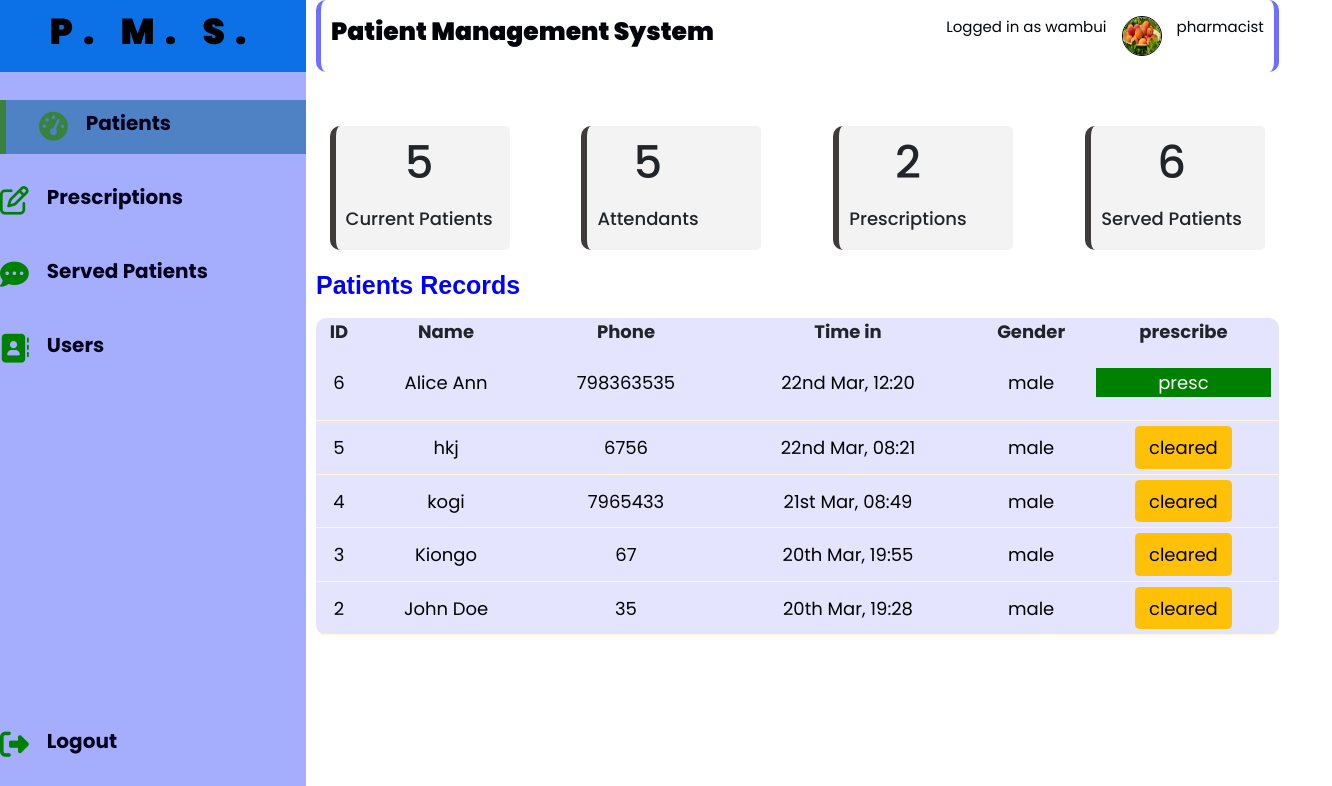
/ (signed in), run on the app's committed database.
### tables this page shows
CREATE TABLE `users` (
  `id` int(255) NOT NULL,
  `first_name` varchar(255) NOT NULL,
  `last_name` varchar(255) NOT NULL,
  `email` varchar(255) NOT NULL,
  `role` varchar(255) NOT NULL,
  `password` varchar(255) NOT NULL,
  `profile_photo` varchar(255) DEFAULT NULL,
  `is_admin` int(255) NOT NULL
);

CREATE TABLE `patients` (
  `id` int(255) NOT NULL,
  `patient_name` varchar(255) NOT NULL,
  `patient_email` varchar(255) NOT NULL,
  `patient_phone` int(255) NOT NULL,
  `dob` date NOT NULL,
  `weight` int(255) NOT NULL,
  `gender` varchar(255) NOT NULL,
  `blood_type` varchar(255) NOT NULL,
  `author_name` varchar(255) NOT NULL,
  `reg_time` datetime NOT NULL DEFAULT current_timestamp()
);

### index.php (the view, shortened to what this page needs)
<?php
include "config/config.php";
if (!isset($_SESSION['user-id'])) {
  header('Location: login.php');
  die();
} else {
  $current_user = $_SESSION['user-id'];
  $select_user = "SELECT * FROM users WHERE id = $current_user";
  $select_user_result = mysqli_query($dbconnection, $select_user);
  $select_array = mysqli_fetch_assoc($select_user_result);
}
?>
<?php include "header.php"; ?>
<div class="container-static">
  <aside>
    <div class="top">
      <div class="logo">
        <h2>P. M. S.</h2>
      </div>
    </div>
    <div class="side-bar">
      <a class="active" href="">
        <span><i class="fa fa-tachometer" aria-hidden="true"></i></span>
        <h3>Patients</h3>
      </a>
      <a href="prescriptions.php">
        <span><i class="fa fa-pencil-square-o" aria-hidden="true"></i>
        </span>
        <h3>Prescriptions</h3>
      </a>
      <a href="served_patients.php">
        <span><i class="fa fa-commenting" aria-hidden="true"></i>
        </span>
        <h3>Served Patients</h3>
      </a>
      <a href="users.php">
        <span><i class="fa fa-address-book" aria-hidden="true"></i>
        </span>
        <h3>Users</h3>
      </a>
      <a href="logout.php">
        <span><i class="fa fa-sign-out" aria-hidden="true"></i>
        </span>
        <h3>Logout</h3>
      </a>
    </div>
  </aside>
  <main>
    <div class="admin-header ">
      <div class="admin-logo">
        <h3>Patient Management System</h3>
      </div>
      <div class="profile">
        <p>Logged in as
          <?= $select_array['first_name'] ?>
        </p>
        <img src="users_profile/<?= $select_array['profile_photo'] ?>" height="50px" width="50px" alt="">
        <p>
          <?= $select_array['role'] ?>
        </p>
      </div>
    </div>
    <?php
    $count_patients_query = "SELECT * FROM patients";
    $count_patients_query_ress = mysqli_query($dbconnection, $count_patients_query);
    $patients_count = mysqli_num_rows($count_patients_query_ress);
    $count_prescription_query = "SELECT * FROM prescriptions";
    $count_prescription_query_ress = mysqli_query($dbconnection, $count_prescription_query);
    $prescriptions_count = mysqli_num_rows($count_prescription_query_ress);
    $count_doctor_query = "SELECT * FROM users";
    $count_doctor_query_ress = mysqli_query($dbconnection, $count_doctor_query);
    $doctor_count = mysqli_num_rows($count_doctor_query_ress);
    $count_served_query = "SELECT * FROM served_patients";
    $count_served_query_ress = mysqli_query($dbconnection, $count_served_query);
    $served_count = mysqli_num_rows($count_served_query_ress);
    ?>
    <div class="insights container d-flex">
      <div class="products col-md-3">
        <div class="middle">
          <div class="left">
            <h1>
              <?= $patients_count ?>
            </h1>
            <h3>
              <?php if ($patients_count == 1) {
                echo "Current Patient";
              } else {
                echo "Current Patients";
              } ?>
            </h3>
          </div>
        </div>
      </div>
      <div class="bids col-md-3">
        <div class="middle">
          <div class="left">
            <h1>
              <?= $doctor_count ?>
            </h1>
            <h3>
              <?php if ($prescriptions_count == 1) {
                echo "Attendant";
              } else {
                echo "Attendants";
              } ?>
            </h3>
          </div>
        </div>
      </div>
      <div class="users col-md-3">
        <div class="middle">
          <div class="left">
            <h1>
              <?= $prescriptions_count ?>
            </h1>
            <h3>
              <?php if ($prescriptions_count == 1) {
                echo "Prescription";
              } else {
                echo "Prescriptions";
              } ?>
            </h3>
          </div>
        </div>
      </div>
      <div class="users col-md-3">
        <div class="middle">
          <div class="left">
            <h1>
              <?= $served_count ?>
            </h1>
            <h3>
              <?php if ($served_count == 1) {
                echo "Served Patient";
              } else {
                echo "Served Patients";
              } ?>
            </h3>
          </div>
        </div>
      </div>
    </div>
    <?php
    $select_patients = "SELECT * FROM patients order by reg_time desc";
    $select_patients_result = mysqli_query($dbconnection, $select_patients);
    ?>
    <div class="recent-order">
      <h2>Patients Records</h2>
      <?php if (mysqli_num_rows($select_patients_result) > 0): ?>
        <table>
          <thead>
            <tr>
              <th>ID</th>
              <th>Name</th>
              <th>Phone</th>
              <th>Time in</th>
              <th>Gender</th>
              <th>prescribe</th>
            </tr>
          </thead>
          <tbody>
            <?php while ($patient = mysqli_fetch_assoc($select_patients_result)): ?>
              <?php
              $patient_id = $patient['id'];
              $date = date_create($patient['reg_time']); ?>
              <?php
              $select_query = "SELECT * FROM served_patients WHERE patient_id = $patient_id";
              $select_ress = mysqli_query($dbconnection, $select_query);
              ?>
              <tr class="table-btn">
                <td>
                  <?= $patient['id'] ?>
                </td>
                <td>
                  <?= $patient['patient_name'] ?>
                </td>
                <td>
                  <?= $patient['patient_phone'] ?>
                </td>
                <td>
                  <?= date_format($date, "jS M, H:i") ?>
                </td>
                <td>
                  <?= $patient['gender'] ?>
                </td>
                <?php if (mysqli_num_rows($select_ress) == 0): ?>
                  <td><a href="<?= ROOT_URL ?>patient-presctiption.php?id=<?= $patient['id'] ?>" class="delete-btn">presc</a>
                  </td>
                <?php else: ?>
                  <td><button class="btn btn-warning">cleared</button></td>
                <?php endif ?>
              </tr>
            <?php endwhile ?>
          </tbody>
        </table>
      <?php else: ?>
        <p>No patients found;</p>
      <?php endif ?>
    </div>
  </main>
</div>
<?php include "footer.php" ?>

### css/style.css (style rules this page uses)
:root { --color-primary: rgb(58, 129, 58); --color-danger: rgb(219, 37, 37); --color-success: rgb(42, 173, 42); --color-warning: rgb(117, 117, 15); --color-white: #fff; --color-background: rgba(243, 243, 243, 0.479); }
* { margin: 0; padding: 0; outline: none; border: 0; text-decoration: none; list-style: none; box-sizing: border-box; font-family: 'Poppins', sans-serif; }
.table-btn a { padding: 1px; text-decoration: none; color: #fff!important; background-color: green; }
html { font-size: 18px; }
body { width: 100%; height: 100vh; font-family: "Times New Roman", Times, serif; font-size: 0.88rem; background-color: var(--color-background); user-select: none; overflow-x: hidden; }
a { color: rgb(0, 0, 0); }
img { display: block; width: 100%; }
h1 { font-weight: 800; font-size: 1.8rem; }
h2 { font-size: 1.4rem; }
h3 { font-size: 0.87rem; }
p { color: black; }
.container-static { display: grid; width: 96%; gap: 0rem; grid-template-columns: 17rem auto; }
aside { height: 100vh; }
aside .top { background: rgb(12, 113, 230); display: flex; align-items: center; justify-content: center; padding: 10px 4px; }
aside .logo { display: flex; align-items: center; justify-content: center; color: rgb(0, 0, 0); }
aside .logo h2 { letter-spacing: 10px; font-weight: 900; text-align: center; }
aside .side-bar { background-color: rgba(146, 157, 253, 0.822); display: flex; flex-direction: column; height: 100vh; position: relative; padding-top: 1rem; }
aside h3 { font-weight: 700; font-size: 20px; color: rgb(2, 0, 27); }
aside .side-bar a { display: flex; color: green; margin: 10px 0; gap: 1rem; font-size: 18px; align-items: center; position: relative; height: 3rem; font-weight: 700; transition: all 300ms ease; text-decoration: none; }
aside .side-bar a span { font-size: 1.6rem; }
aside .side-bar a:last-child { position: absolute; bottom: 5rem; width: 100%; }
aside .side-bar a.active, a:hover { background: rgb(78, 130, 197); color: black; font-weight: 700; margin-left: 0; }
aside .side-bar a.active:before { content: ""; width: 6px; height: 100%; background-color: var(--color-primary); }
aside .side-bar a.active span { color: var(--color-primary); margin-left: calc(1rem - 3px); }
.admin-header { display: flex; justify-content: space-between; align-items: center; border-bottom-left-radius: 10px; border-top-left-radius: 10px; border-left: 5px solid rgb(110, 110, 255); border-bottom-right-radius: 10px; border-top-right-radius: 10px; border-right: 5px solid rgb(110, 110, 255); height: 4rem; padding: 0 10px; }
.admin-header .admin-logo h3 { color: #020308; font-size: 25px; font-weight: 900; }
.admin-header .profile p { color: rgb(1, 4, 7); font-size: 15px; }
.admin-header .profile { display: flex; justify-content: space-around; gap: 15px; }
.admin-header .profile img { height: 40px; width: 40px; border-radius: 50%; border: 1px solid black; }
main { padding-left: 10px; }
main .insights { display: flex; justify-content: space-between; flex-wrap: wrap; }
main .insights>div { background-color: rgb(243, 243, 243); padding: 10px; text-align: center; width: 10rem; margin-top: 3rem; transition: all 300s ease; border-left: 6px solid rgb(63, 59, 59); border-bottom-left-radius: 10px; border-top-left-radius: 10px; border-bottom-right-radius: 5px; border-top-right-radius: 5px; }
main .insights>div .middle { display: flex; align-items: center; justify-content: space-between; }
main .insights h3 { margin: 1rem 0 0.6rem; font-size: 1rem; }
main .recent-order { margin-top: 20px; margin-bottom: 0.8rem; }
main .recent-order h2 { margin: 10px 0; color: blue; font-size: 25px; font-weight: 600; }
main .recent-order table { background-color: rgb(228, 228, 255); width: 100%; border-radius: 10px; padding: 10px; text-align: center; transition: all 300ms ease; }
main .recent-order h2 { font-family: "Franklin Gothic Medium", "Arial Narrow", Arial, sans-serif; }
main table tbody td { height: 2.8rem; border-bottom: 1px solid cornsilk; color: black; padding: 5px 8px; }
main table tbody tr:last-child { border: none; }
main .recent-order a { text-align: center; display: block; margin: 1rem auto; color: var(--color-primary); }

### data on the page
users: first_name "wambui", profile_photo (picture), role "pharmacist"
patients: id "6", patient_name "Alice Ann", patient_phone "798363535", reg_time "22nd Mar, 12:20", gender "male"
patients: id "5", patient_name "hkj", patient_phone "6756", reg_time "22nd Mar, 08:21", gender "male", shows "cleared"
patients: id "4", patient_name "kogi", patient_phone "7965433", reg_time "21st Mar, 08:49", gender "male", shows "cleared"
patients: id "3", patient_name "Kiongo", patient_phone "67", reg_time "20th Mar, 19:55", gender "male", shows "cleared"
patients: id "2", patient_name "John Doe", patient_phone "35", reg_time "20th Mar, 19:28", gender "male", shows "cleared"

### other printed values
$patients_count "5"
$doctor_count "5"
$prescriptions_count "2"
$served_count "6"
